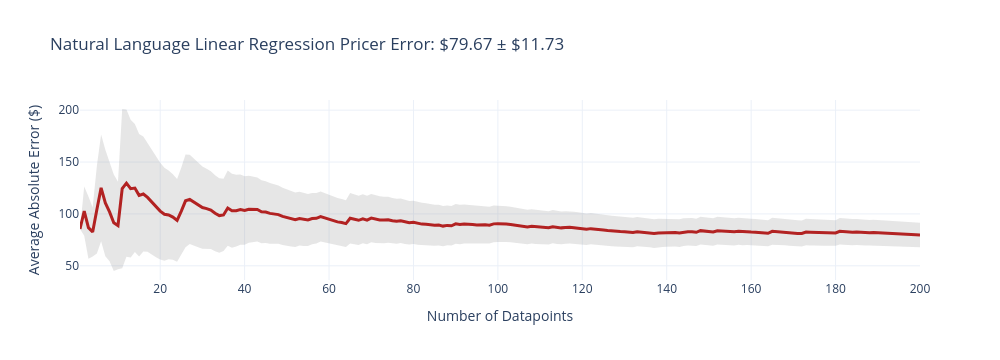
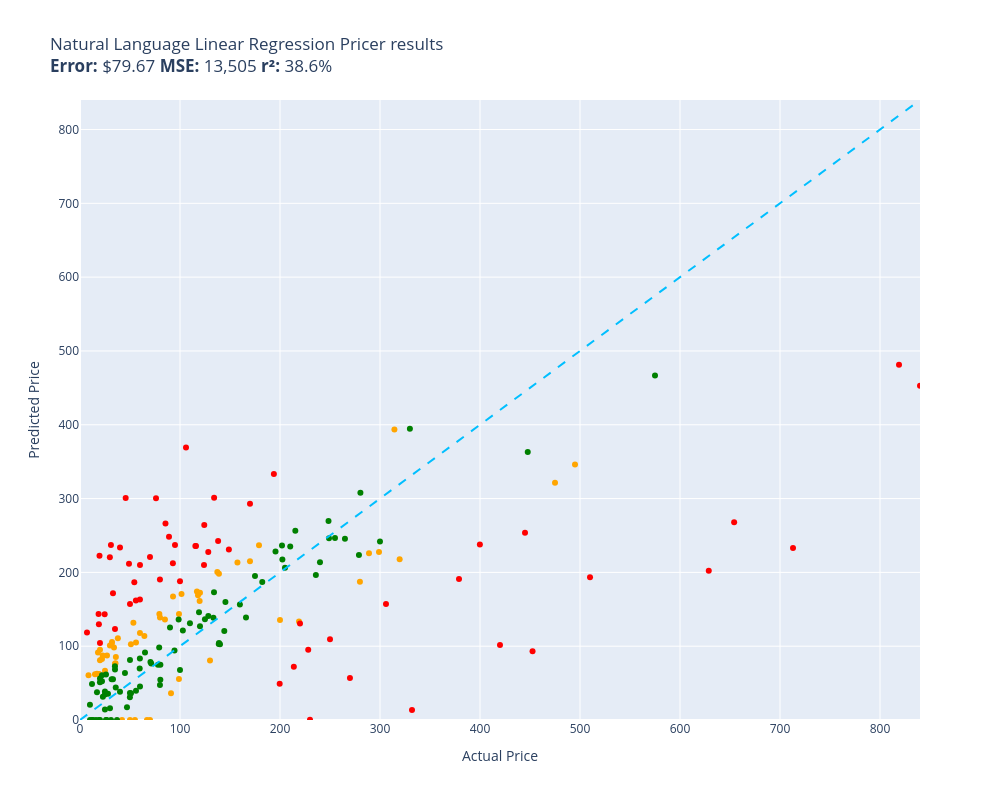

The cell these charts' notebook holds for them, in order:
### Code cell
evaluate(natural_language_linear_regression_pricer, test)

### Figure 1 — Plotly figure (JSON) as saved in the notebook; plotly's stock layout.template omitted (floating-point values rounded to 4 significant figures; data arrays with more than 128 entries replaced by an {"elided": "..."} marker saying what was removed)
{"data": [{"fill": "toself", "fillcolor": "rgba(128,128,128,0.2)", "hoverinfo": "skip", "line": {"color": "rgba(255,255,255,0)"}, "name": "95% CI", "showlegend": false, "type": "scatter", "x": {"elided": "400 int values"}, "y": {"elided": "400 float values"}}, {"customdata": {"elided": "200x1 float values"}, "hovertemplate": "n=%{x}<br>Avg Error=$%{y:,.2f}<br>±95% CI=$%{customdata[0]:,.2f}<extra></extra>", "line": {"color": "firebrick", "width": 3}, "mode": "lines", "name": "Cumulative Avg Error", "type": "scatter", "x": {"elided": "200 int values"}, "y": {"elided": "200 float values"}}], "layout": {"height": 360, "showlegend": false, "title": {"text": "Natural Language Linear Regression Pricer Error: $79.67 ± $11.73"}, "width": 1000, "xaxis": {"title": {"text": "Number of Datapoints"}}, "yaxis": {"title": {"text": "Average Absolute Error ($)"}}}}

### Figure 2 — Plotly figure (JSON) as saved in the notebook; plotly's stock layout.template omitted (floating-point values rounded to 4 significant figures)
{"data": [{"customdata": [["Old Blood Noise Excess V2 Distortion Cho...\nGuess=$133.42 Actual=$219.00"], ["NewPower99 Battery Kit for Samsung Galax...\nGuess=$0.00 Actual=$54.95"], ["EXMAX NG-10X Fresnel Lens Focusing Adapt...\nGuess=$0.00 Actual=$69.98"], ["46mm Digital Pro High-Resolution Close-U...\nGuess=$80.80 Actual=$19.99"], ["GJY Portable TV,10.6 inch Mini TV for AT...\nGuess=$143.47 Actual=$79.36"], ["HK SYSTEMS 13\" Heavy Duty Black \"Push\" O...\nGuess=$136.02 Actual=$84.95"], ["Mini PC, Kinupute Desktop Computer E3-12...\nGuess=$345.99 Actual=$495.00"], ["10GBase-LR SFP+ Transceiver, Handar 10GB...\nGuess=$95.13 Actual=$19.99"], ["Deco Mount Pro Tripod Microphone Stand w...\nGuess=$117.88 Actual=$59.95"], ["Southwire 120V/15A Right Angle User Atta...\nGuess=$110.87 Actual=$37.87"], ["DALDED LED Light Kit for Lego Sonic Gree...\nGuess=$66.77 Actual=$24.99"], ["152MM Hole Saws M42 Bi-Metal High Speed ...\nGuess=$91.55 Actual=$17.99"], ["Baseball Backpacks Large 18 Inch Bookbag...\nGuess=$103.33 Actual=$31.77"], ["Adams Check Payment and Deposit Register...\nGuess=$76.86 Actual=$35.49"], ["3D Tree Hole Branches 075 Stair Risers D...\nGuess=$80.56 Actual=$129.99"], ["KOHLER 18865-CP Filtered Water Faucet, P...\nGuess=$321.35 Actual=$475.00"], ["Fjallraven, Kanken Laptop 15\" Backpack f...\nGuess=$161.36 Actual=$119.65"], ["Projector, CRAZVIEW Projector with WiFi ...\nGuess=$131.89 Actual=$53.40"], ["Festool 492370 Platin 2 S1000 Grit 6-Inc...\nGuess=$36.33 Actual=$91.00"], ["Miyaya@ Funny Animal Masks Collection fo...\nGuess=$62.61 Actual=$16.99"], ["Trail Gear Twin Stick Kit for Top Shift ...\nGuess=$187.42 Actual=$279.92"], ["Beck/Arnley 0421945 Air Filter\nGuess=$85.25 Actual=$35.87"], ["Ceramic Talavera Mexican Tile 4x4\", 9 Pi...\nGuess=$100.85 Actual=$29.95"], ["Marvel Legends Series X-Men 6-Inch Archa...\nGuess=$55.52 Actual=$98.95"], ["Intrepid International Dressage Letters-...\nGuess=$87.49 Actual=$26.99"], ["EMART Photography C Stand with Boom Arm,...\nGuess=$172.30 Actual=$119.99"], ["Replacement Remote Control for PANASONIC...\nGuess=$76.09 Actual=$34.95"], ["KS K-STORM Replacement Silicone Mushroom...\nGuess=$60.80 Actual=$8.50"], ["LSSAGOON Backpack for Women Teen Kids Gi...\nGuess=$98.11 Actual=$33.99"], ["Grey Pneumatic 1311SD Impact Socket Set\nGuess=$213.31 Actual=$157.43"], ["4pc Wheel Spacers Adapters 4\" (2inch Per...\nGuess=$174.21 Actual=$116.95"], ["LSI Broadcom SAS 9300-8i 8-port 12Gb/s S...\nGuess=$168.99 Actual=$118.00"], ["Mikrotik RB3011UIAS-RM RouterBOARD 10xGi...\nGuess=$227.59 Actual=$299.00"], ["AC Compressor & A/C Kit For BMW 335i 335...\nGuess=$393.55 Actual=$314.41"], ["Linkloos Solar Street Lights Outdoor Wat...\nGuess=$104.96 Actual=$55.99"], ["Universal Power Group 12V 100Ah Sealed L...\nGuess=$135.48 Actual=$199.99"], ["Auertech Portable Washing Machine, 14lbs...\nGuess=$143.68 Actual=$98.99"], ["18 Inch White Undermount Kitchen Sink - ...\nGuess=$236.68 Actual=$179.00"], ["New Replacement seat cover fits Yamaha M...\nGuess=$198.11 Actual=$138.95"], ["Evan Fischer Radiator Cooling Fan Assemb...\nGuess=$200.61 Actual=$137.34"], ["Raspberry Pi 3 Model B+ Aluminum Case Me...\nGuess=$62.14 Actual=$14.99"], ["LCD Screen for Dell Inspiron 17R 17.3\" H...\nGuess=$113.77 Actual=$64.37"], ["CTLAMP XL-2100 Professional Quality XL-2...\nGuess=$105.68 Actual=$32.00"], ["Baumgartens Sicurix Blank PVC ID Cards (...\nGuess=$62.27 Actual=$19.11"], ["Venom Power Terra Hunter R/T+ R/T All-Te...\nGuess=$217.85 Actual=$319.65"], ["Audio Techinca ATW-T1002 System 10 Handh...\nGuess=$225.83 Actual=$289.00"], ["LD Compatible Ink Cartridge Replacement ...\nGuess=$0.00 Actual=$41.99"], ["BXYJY for Samsung Galaxy Z Fold 3 Case w...\nGuess=$0.00 Actual=$49.99"], ["sabermaster TCG Playmat yugioh playmat T...\nGuess=$82.80 Actual=$21.99"], ["Star Wars Die-Cast Metal TITANIUM Series...\nGuess=$87.53 Actual=$22.70"], ["DuraGo BR5330 Front Vented Disc Brake Ro...\nGuess=$170.88 Actual=$101.51"], ["Samsung DA97-07603B Freezer Ice Maker As...\nGuess=$167.25 Actual=$93.02"], ["KZ ZS10 Pro in Ear Monitor Headphone KZ ...\nGuess=$0.00 Actual=$66.99"], ["Pyle 2x120 Watt Home Audio Speaker Power...\nGuess=$102.68 Actual=$50.92"], ["MonMount Triple Monitor Stand Freestandi...\nGuess=$138.95 Actual=$79.99"], ["Xiaomi Redmi 10 2022 NFC 4G LTE (128GB +...\nGuess=$214.97 Actual=$169.99"]], "hovertemplate": "%{customdata[0]}<extra></extra>", "legendgroup": "orange", "marker": {"color": "orange", "size": 6, "symbol": "circle"}, "mode": "markers", "name": "orange", "orientation": "v", "showlegend": true, "type": "scatter", "x": [219.0, 54.95, 69.98, 19.99, 79.36, 84.95, 495.0, 19.99, 59.95, 37.87, 24.99, 17.99, 31.77, 35.49, 130.0, 475.0, 119.7, 53.4, 91.0, 16.99, 279.9, 35.87, 29.95, 98.95, 26.99, 120.0, 34.95, 8.5, 33.99, 157.4, 117.0, 118.0, 299.0, 314.4, 55.99, 200.0, 98.99, 179.0, 138.9, 137.3, 14.99, 64.37, 32.0, 19.11, 319.6, 289.0, 41.99, 49.99, 21.99, 22.7, 101.5, 93.02, 66.99, 50.92, 79.99, 170.0], "xaxis": "x", "y": [133.4, 0.0, 0.0, 80.8, 143.5, 136.0, 346.0, 95.13, 117.9, 110.9, 66.77, 91.55, 103.3, 76.86, 80.56, 321.4, 161.4, 131.9, 36.33, 62.61, 187.4, 85.25, 100.8, 55.52, 87.49, 172.3, 76.09, 60.8, 98.11, 213.3, 174.2, 169.0, 227.6, 393.6, 105.0, 135.5, 143.7, 236.7, 198.1, 200.6, 62.14, 113.8, 105.7, 62.27, 217.9, 225.8, 0.0, 0.0, 82.8, 87.53, 170.9, 167.3, 0.0, 102.7, 138.9, 215.0], "yaxis": "y"}, {"customdata": [["telpo Headlight Assembly Fit For 15 Camr...\nGuess=$235.83 Actual=$115.99"], ["Stand for Raven Pro Document Scanner - P...\nGuess=$220.42 Actual=$29.85"], ["RBC12-UPC Replacement Battery Cartridge ...\nGuess=$0.39 Actual=$229.99"], ["Bam France 2002XL Contoured Hightech Bla...\nGuess=$232.89 Actual=$713.00"], ["Metabo HPT 36V MultiVolt™ Cordless Rotar...\nGuess=$191.01 Actual=$379.00"], ["Innovative Percussion CB-6 Chamois Bass ...\nGuess=$186.64 Actual=$54.32"], ["LOVE MEI Galaxy S10 Lite Case, Military ...\nGuess=$171.57 Actual=$32.98"], ["CORSAIR Dominator Platinum RGB 32GB (2x1...\nGuess=$210.06 Actual=$124.00"], ["Bam Trekking 3027SB Single Black Clarine...\nGuess=$13.71 Actual=$332.00"], ["DEWALT 20V MAX* XR Impact Driver with Bl...\nGuess=$92.98 Actual=$452.53"], ["Scranton & Co 3 Drawer Mobile File Cabin...\nGuess=$235.68 Actual=$115.35"], ["Canon EOS Rebel T7 Digital SLR Camera wi...\nGuess=$481.29 Actual=$819.00"], ["Task T24287 Roman Ogee Router Bit with 1...\nGuess=$161.91 Actual=$55.88"], ["Travelpro Platinum Elite Slim Business L...\nGuess=$72.03 Actual=$213.83"], ["JRready ST6313 DT Deutsch Connector Kit,...\nGuess=$49.13 Actual=$199.68"], ["15\" Locking Shower Head Extension Arm in...\nGuess=$190.25 Actual=$79.95"], ["Mylites+ Standard Comic Book Mylar Sleev...\nGuess=$123.19 Actual=$34.99"], ["Dakota Alert MURS Alert Probe Sensor - M...\nGuess=$130.85 Actual=$219.99"], ["Diversitech WG840585 Motor, (Ddb) 1/3Hp,...\nGuess=$301.15 Actual=$134.12"], ["Retevis RT68 Soft Earhook Walkie Talkie ...\nGuess=$118.46 Actual=$6.99"], ["MC: Pindicator (Dual Intensity Amber)\nGuess=$233.71 Actual=$40.00"], ["Poison Spyder 10-08-020 Rocker Knocker\nGuess=$202.31 Actual=$628.76"], ["Lighted Triangle Mirror Cabinet Bathroom...\nGuess=$253.68 Actual=$445.00"], ["BESTILL Wall Mounted Shower Faucet Set, ...\nGuess=$300.33 Actual=$76.00"], ["Engine Thermostat, Replace 19301-PAA-306...\nGuess=$129.60 Actual=$18.89"], ["Dell Optiplex 390 Desktop Computer i3 3....\nGuess=$264.20 Actual=$124.27"], ["Neporal Full Spectrum Light Bulb, 6000K ...\nGuess=$143.76 Actual=$18.59"], ["LEGO Marvel Avengers War Machine Buster ...\nGuess=$163.42 Actual=$59.95"], ["Kingston Brass KS269SN Kingston Clawfoot...\nGuess=$156.99 Actual=$305.99"], ["KOHLER K-1185540-CP Assembly-Slider\nGuess=$300.82 Actual=$45.67"], ["Trim Kit for 2-handle Shower & Tub Valve...\nGuess=$237.07 Actual=$94.99"], ["iPhone 12/12 Pro Nicaragua Guardabarranc...\nGuess=$104.22 Actual=$19.97"], ["Pioneer 2AM401-BN Two Handle Kitchen Fau...\nGuess=$95.32 Actual=$228.22"], ["Aeromotive 13304 Regulator, X1 Adjustabl...\nGuess=$57.01 Actual=$269.95"], ["4LT LUMINETTE Vanity Opal GLS BSN\nGuess=$187.98 Actual=$99.99"], ["Canon Sure Shot 90u 35mm Date Camera\nGuess=$237.67 Actual=$399.89"], ["Wilkinson LOW GAUSS Vintage Tone Strat S...\nGuess=$237.23 Actual=$30.93"], ["Ibanez M510OVS Acoustic Mandolin in Vint...\nGuess=$293.09 Actual=$169.99"], ["Berta (6 Pieces) 1-1/4 inch Overlay, 90 ...\nGuess=$143.26 Actual=$24.66"], ["CradlePoint Compact Broadband Router (CB...\nGuess=$248.29 Actual=$89.00"], ["ECCPP Power Steering Pump for 2009-2010 ...\nGuess=$266.35 Actual=$85.48"], ["Skullcandy Hesh Evo Bluetooth Headphones...\nGuess=$220.70 Actual=$69.99"], ["ROHL WSGUM3018WH Wire Sink Grids, White\nGuess=$227.52 Actual=$128.28"], ["ASUS VY279HE-W 27” 1080P Monitor - White...\nGuess=$242.52 Actual=$138.10"], ["Music Hall pa15.3 MM/MC Phono Preamplifi...\nGuess=$109.36 Actual=$250.00"], ["Lorell Bell Chair Glide, 2.5\", Black\nGuess=$222.37 Actual=$19.50"], ["4 Inches Rolled Muffler Tip Catback Exha...\nGuess=$333.28 Actual=$193.88"], ["Competition Clutch Disc and Pressure Pla...\nGuess=$193.32 Actual=$510.00"], ["KUNFINE Android Radio CarPlay & Android ...\nGuess=$369.18 Actual=$106.00"], ["A-Premium Front Suspension Steering Knuc...\nGuess=$211.73 Actual=$48.99"], ["Dell XPS 13 9343-2727SLV 13.3\" Full HD S...\nGuess=$452.95 Actual=$839.99"], ["Pacific Drums PDCM1618TTRB 16 x 18 Inche...\nGuess=$101.51 Actual=$419.99"], ["Vinyl Soft Top Roll-up Adjustable Truck ...\nGuess=$231.10 Actual=$148.88"], ["Blanco 230966 Valea Stainless Steel Sink...\nGuess=$212.52 Actual=$92.88"], ["Empava 24\" Single Wall Ovens 10 Cooking ...\nGuess=$267.90 Actual=$654.14"], ["Viola Bow 4/4 Full Size Carbon Fiber (Bl...\nGuess=$157.15 Actual=$49.99"], ["Fender Hendrix Voodoo Child Coiled Instr...\nGuess=$210.06 Actual=$59.99"]], "hovertemplate": "%{customdata[0]}<extra></extra>", "legendgroup": "red", "marker": {"color": "red", "size": 6, "symbol": "circle"}, "mode": "markers", "name": "red", "orientation": "v", "showlegend": true, "type": "scatter", "x": [116.0, 29.85, 230.0, 713.0, 379.0, 54.32, 32.98, 124.0, 332.0, 452.5, 115.3, 819.0, 55.88, 213.8, 199.7, 79.95, 34.99, 220.0, 134.1, 6.99, 40.0, 628.8, 445.0, 76.0, 18.89, 124.3, 18.59, 59.95, 306.0, 45.67, 94.99, 19.97, 228.2, 269.9, 99.99, 399.9, 30.93, 170.0, 24.66, 89.0, 85.48, 69.99, 128.3, 138.1, 250.0, 19.5, 193.9, 510.0, 106.0, 48.99, 840.0, 420.0, 148.9, 92.88, 654.1, 49.99, 59.99], "xaxis": "x", "y": [235.8, 220.4, 0.3932, 232.9, 191.0, 186.6, 171.6, 210.1, 13.71, 92.98, 235.7, 481.3, 161.9, 72.03, 49.13, 190.3, 123.2, 130.9, 301.1, 118.5, 233.7, 202.3, 253.7, 300.3, 129.6, 264.2, 143.8, 163.4, 157.0, 300.8, 237.1, 104.2, 95.32, 57.01, 188.0, 237.7, 237.2, 293.1, 143.3, 248.3, 266.3, 220.7, 227.5, 242.5, 109.4, 222.4, 333.3, 193.3, 369.2, 211.7, 453.0, 101.5, 231.1, 212.5, 267.9, 157.1, 210.1], "yaxis": "y"}, {"customdata": [["SuppliesOutlet Compatible Toner Cartridg...\nGuess=$120.66 Actual=$144.29"], ["ACDelco GM Original Equipment FW339 Fron...\nGuess=$256.46 Actual=$215.33"], ["8544771 Dryer Heating Element, 279816 Th...\nGuess=$43.93 Actual=$35.74"], ["Pump Head TBVECHI 175PSI 4KW 5.5HP 21CFM...\nGuess=$394.50 Actual=$329.90"], ["Panasonic KX-TG6511B DECT 6.0 PLUS Expan...\nGuess=$98.28 Actual=$79.20"], ["LD Products Compatible Toner Cartridge R...\nGuess=$81.20 Actual=$49.98"], ["APS iBoard 6-inch Aluminum (Black Powder...\nGuess=$234.93 Actual=$210.23"], ["PEMP E65 E66 CDC Simulate Optical Fiber ...\nGuess=$146.06 Actual=$119.00"], ["Intermatic PX300 12V 300W Transformer wi...\nGuess=$173.02 Actual=$134.00"], ["SKB iSeries 3i-13096-6KP Case for BlackM...\nGuess=$195.23 Actual=$174.99"], ["June Garden 12\" Sweet Dolly Charlotte - ...\nGuess=$56.28 Actual=$19.99"], ["Aolemi Oil Rubbed Bronze Single Function...\nGuess=$136.29 Actual=$98.65"], ["Clementoni 39132.5 Jigsaw Puzzle 1,000 P...\nGuess=$47.46 Actual=$79.95"], ["GanFindX Portable Car Hand Controls for ...\nGuess=$156.50 Actual=$159.90"], ["KOMPUTERBAY 4GB 2X 2GB DDR2 1066MHz PC2-...\nGuess=$54.50 Actual=$80.34"], ["Evergreen HSHB2005 Cylinder Head Gasket ...\nGuess=$69.61 Actual=$59.69"], ["Tidal Front + Rear Fender Flares 4PC Poc...\nGuess=$246.46 Actual=$254.99"], ["Wenger City Upgrade Laptop Backpack with...\nGuess=$159.79 Actual=$145.42"], ["AUTOFREE LED Tail Lights Assembly Compat...\nGuess=$236.56 Actual=$201.99"], ["Evan-Fischer Front Bumper Cover Compatib...\nGuess=$217.47 Actual=$202.38"], ["Laisomeke Waterproof Junction Box, Unive...\nGuess=$0.00 Actual=$11.99"], ["Sumerain S1339CM Double Handle Widesprea...\nGuess=$196.31 Actual=$235.86"], ["Webcem Solar Shed Light Outdoor Indoor, ...\nGuess=$74.81 Actual=$77.96"], ["Western Digital Enterprise RE4-GP 2TB SA...\nGuess=$130.94 Actual=$109.95"], ["DIMARZIO 204284 DP 163FBK Blues Bucker G...\nGuess=$125.40 Actual=$89.99"], ["VLAND LED Smoked Taillights Compatible F...\nGuess=$213.85 Actual=$239.99"], ["PM Auto Front Right Quick Complete Strut...\nGuess=$136.37 Actual=$124.94"], ["Tablet PC Cover Compatible with Lenovo T...\nGuess=$55.36 Actual=$31.61"], ["Ultra Duster Canned Air Net 10 Oz 6-Pack\nGuess=$30.89 Actual=$49.90"], ["IQShield Screen Protector Compatible wit...\nGuess=$20.63 Actual=$9.95"], ["Liberty Imports 12 Pack: US Military Toy...\nGuess=$37.43 Actual=$16.98"], ["Pidoko Kids Train Table, Grey with 90 Pc...\nGuess=$126.90 Actual=$119.97"], ["Satco S9596, 4 Count (Pack of 1), 4.18\nGuess=$48.83 Actual=$12.00"], ["ANZO USA 111207 GMC SIERRA 99-06 / YUKON...\nGuess=$186.87 Actual=$182.28"], ["KUNN Small Electrician Tool Pouch Utilit...\nGuess=$52.33 Actual=$21.99"], ["Walker Exhaust Ultra EPA 16478 Direct Fi...\nGuess=$466.57 Actual=$574.99"], ["GE RPWF SmartWater Comparable Refrigerat...\nGuess=$0.00 Actual=$36.99"], ["Urth 62mm UV, Circular Polarizing (CPL),...\nGuess=$104.45 Actual=$139.00"], ["MGP Caliper Covers 39011SACURD Red Powde...\nGuess=$246.31 Actual=$249.00"], ["Royal Designs, Inc. Decorative Abundant ...\nGuess=$38.52 Actual=$24.95"], ["NewFantasia Replacement Audio Cable with...\nGuess=$0.00 Actual=$31.00"], ["MONOCARBON Forged Carbon Fiber Case for ...\nGuess=$45.25 Actual=$59.99"], ["DuraGo 29515020 Front Hub Assembly\nGuess=$140.95 Actual=$128.34"], ["MXR Carbon Copy Deluxe Analog Delay Guit...\nGuess=$228.45 Actual=$195.50"], ["Chalkboard Name Badges with Magnetic Bac...\nGuess=$51.22 Actual=$19.95"], ["GENUINE VOLVO THERMOSTAT (3.0, 3.2) S60 ...\nGuess=$121.40 Actual=$102.85"], ["USB Charger, CIVIE High Speed 60W Multip...\nGuess=$0.00 Actual=$15.99"], ["Pyle Wireless Rear View Backup Camera - ...\nGuess=$78.55 Actual=$70.45"], ["Cardone 84-58642 New HEI Electronic Dist...\nGuess=$138.81 Actual=$165.99"], ["Hp Pavilion P7-1257c Motherboard Aahd3-h...\nGuess=$83.42 Actual=$59.86"], ["Kastar Battery Pack Replacement for Sony...\nGuess=$0.00 Actual=$19.99"], ["Amana Tool - SC587 Carbide Tipped 3-Wing...\nGuess=$76.70 Actual=$71.23"], ["AZX Stylus Pencil for Apple iPad Pro 202...\nGuess=$15.98 Actual=$29.99"], ["UPR Mach 1 Chin Spoiler Fits 94-98 Musta...\nGuess=$91.37 Actual=$64.99"], ["SP Air Corporation SP-8102BU 1/4-Inch He...\nGuess=$206.29 Actual=$204.99"], ["Diversitech UC2436-3 Ultralite Condenser...\nGuess=$74.93 Actual=$80.39"], ["200 ' feet True 14 Gauge AWG CCA Speaker...\nGuess=$63.67 Actual=$44.95"], ["APS iBoard (304 Stainless Steel Polished...\nGuess=$245.72 Actual=$264.95"], ["200 Couples Conversation Cards - Enjoy B...\nGuess=$55.28 Actual=$32.97"], ["The Puppet Company - Carpet-Unicorn, Whi...\nGuess=$0.00 Actual=$19.00"], ["KYX Racing Hardened Steel Center Drive S...\nGuess=$17.36 Actual=$46.99"], ["StonKraft Brass Chess Board Game Set wit...\nGuess=$102.76 Actual=$140.00"], ["VIPMOTOZ Sequential Turn Signal Premium ...\nGuess=$223.41 Actual=$278.94"], ["OEM Samsung Remote Control Shipped with ...\nGuess=$39.69 Actual=$56.00"], ["Custom Engagement Logo Desk Embosser Sea...\nGuess=$36.57 Actual=$49.95"], ["520 Pieces Christmas Envelope Seal Stick...\nGuess=$0.00 Actual=$25.99"], ["BestPricedDecals Wine A BIT, You'll Feel...\nGuess=$0.00 Actual=$12.98"], ["VATOS 4 Packs Bubble Machine Gun for Kid...\nGuess=$31.53 Actual=$22.88"], ["Steering Wheel, Carbon Fiber Automotive ...\nGuess=$363.14 Actual=$447.74"], ["VONADO Space Wars Colonial Viper MK1 Bui...\nGuess=$38.35 Actual=$39.99"], ["Replacement Remote Control fit for Sony ...\nGuess=$0.00 Actual=$9.99"], ["Disney Princess Sparkling Princess Sleep...\nGuess=$34.57 Actual=$24.95"], ["Glovion Music Stand Light, Clip On Piano...\nGuess=$35.51 Actual=$27.99"], ["Intex River Run Connect Lounge (Four)\nGuess=$94.25 Actual=$94.49"], ["Think Gizmos Build Your Own Robot Toys f...\nGuess=$14.22 Actual=$24.95"], ["HP Laserjet 2100 Laser Printer W/Test Pr...\nGuess=$241.84 Actual=$299.98"], ["PowerSport Front Rear Brakes and Rotors ...\nGuess=$269.57 Actual=$248.51"], ["VTech Strum and Jam Kidi Musical Guitar ...\nGuess=$60.66 Actual=$21.99"], ["Targus CityGear Durable Backpack, Black,...\nGuess=$138.64 Actual=$133.43"], ["W11130208 W10695459 Refrigerator LED Mod...\nGuess=$0.00 Actual=$26.59"], ["Jada Toys Ryan's World Combo Panda Airli...\nGuess=$72.74 Actual=$34.94"], ["STICKGOO Peel and Stick Backsplash for K...\nGuess=$68.36 Actual=$34.99"], ["Garmin 010-12402-10 GT15M-TM Transom-Mou...\nGuess=$102.93 Actual=$138.74"], ["Fitness Center Gym Room Weight Train Dua...\nGuess=$67.66 Actual=$99.99"], ["For Volvo C70 S70 V70 V40 S40 AC Compres...\nGuess=$307.95 Actual=$280.41"], ["Refresh NSF-53 Premium Replacement Refri...\nGuess=$36.39 Actual=$50.99"], ["NICKSTON Red Sparkling Glitter Slim Band...\nGuess=$61.65 Actual=$25.99"]], "hovertemplate": "%{customdata[0]}<extra></extra>", "legendgroup": "green", "marker": {"color": "green", "size": 6, "symbol": "circle"}, "mode": "markers", "name": "green", "orientation": "v", "showlegend": true, "type": "scatter", "x": [144.3, 215.3, 35.74, 329.9, 79.2, 49.98, 210.2, 119.0, 134.0, 175.0, 19.99, 98.65, 79.95, 159.9, 80.34, 59.69, 255.0, 145.4, 202.0, 202.4, 11.99, 235.9, 77.96, 110.0, 89.99, 240.0, 124.9, 31.61, 49.9, 9.95, 16.98, 120.0, 12.0, 182.3, 21.99, 575.0, 36.99, 139.0, 249.0, 24.95, 31.0, 59.99, 128.3, 195.5, 19.95, 102.8, 15.99, 70.45, 166.0, 59.86, 19.99, 71.23, 29.99, 64.99, 205.0, 80.39, 44.95, 264.9, 32.97, 19.0, 46.99, 140.0, 278.9, 56.0, 49.95, 25.99, 12.98, 22.88, 447.7, 39.99, 9.99, 24.95, 27.99, 94.49, 24.95, 300.0, 248.5, 21.99, 133.4, 26.59, 34.94, 34.99, 138.7, 99.99, 280.4, 50.99, 25.99], "xaxis": "x", "y": [120.7, 256.5, 43.93, 394.5, 98.28, 81.2, 234.9, 146.1, 173.0, 195.2, 56.28, 136.3, 47.46, 156.5, 54.5, 69.61, 246.5, 159.8, 236.6, 217.5, 0.0, 196.3, 74.81, 130.9, 125.4, 213.9, 136.4, 55.36, 30.89, 20.63, 37.43, 126.9, 48.83, 186.9, 52.33, 466.6, 0.0, 104.5, 246.3, 38.52, 0.0, 45.25, 140.9, 228.4, 51.22, 121.4, 0.0, 78.55, 138.8, 83.42, 0.0, 76.7, 15.98, 91.37, 206.3, 74.93, 63.67, 245.7, 55.28, 0.0, 17.36, 102.8, 223.4, 39.69, 36.57, 0.0, 0.0, 31.53, 363.1, 38.35, 0.0, 34.57, 35.51, 94.25, 14.22, 241.8, 269.6, 60.66, 138.6, 0.0, 72.74, 68.36, 102.9, 67.66, 307.9, 36.39, 61.65], "yaxis": "y"}, {"hoverinfo": "skip", "line": {"color": "deepskyblue", "dash": "dash", "width": 2}, "mode": "lines", "name": "y = x", "showlegend": false, "type": "scatter", "x": [0, 840.0], "y": [0, 840.0]}], "layout": {"height": 800, "legend": {"title": {"text": "color"}, "tracegroupgap": 0}, "showlegend": false, "title": {"text": "Natural Language Linear Regression Pricer results<br><b>Error:</b> $79.67 <b>MSE:</b> 13,505 <b>r²:</b> 38.6%"}, "width": 1000, "xaxis": {"anchor": "y", "domain": [0, 1], "range": [0, 840.0], "title": {"text": "Actual Price"}}, "yaxis": {"anchor": "x", "domain": [0, 1], "range": [0, 840.0], "title": {"text": "Predicted Price"}}}}
